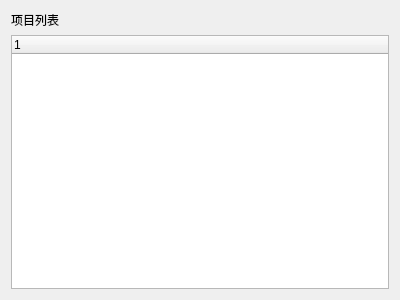
<?xml version="1.0" encoding="UTF-8"?>
<ui version="4.0">
 <class>ProTree</class>
 <widget class="QDialog" name="ProTree">
  <property name="geometry">
   <rect>
    <x>0</x>
    <y>0</y>
    <width>400</width>
    <height>300</height>
   </rect>
  </property>
  <property name="windowTitle">
   <string>Dialog</string>
  </property>
  <layout class="QVBoxLayout" name="verticalLayout_2">
   <item>
    <layout class="QVBoxLayout" name="verticalLayout" stretch="1,20">
     <item>
      <widget class="QLabel" name="labelPro">
       <property name="text">
        <string>项目列表</string>
       </property>
      </widget>
     </item>
     <item>
      <widget class="ProTreeWidget" name="treeWidget">
       <column>
        <property name="text">
         <string notr="true">1</string>
        </property>
       </column>
      </widget>
     </item>
    </layout>
   </item>
  </layout>
 </widget>
 <customwidgets>
  <customwidget>
   <class>ProTreeWidget</class>
   <extends>QTreeWidget</extends>
   <header>protreewidget.h</header>
  </customwidget>
 </customwidgets>
 <resources/>
 <connections/>
</ui>
